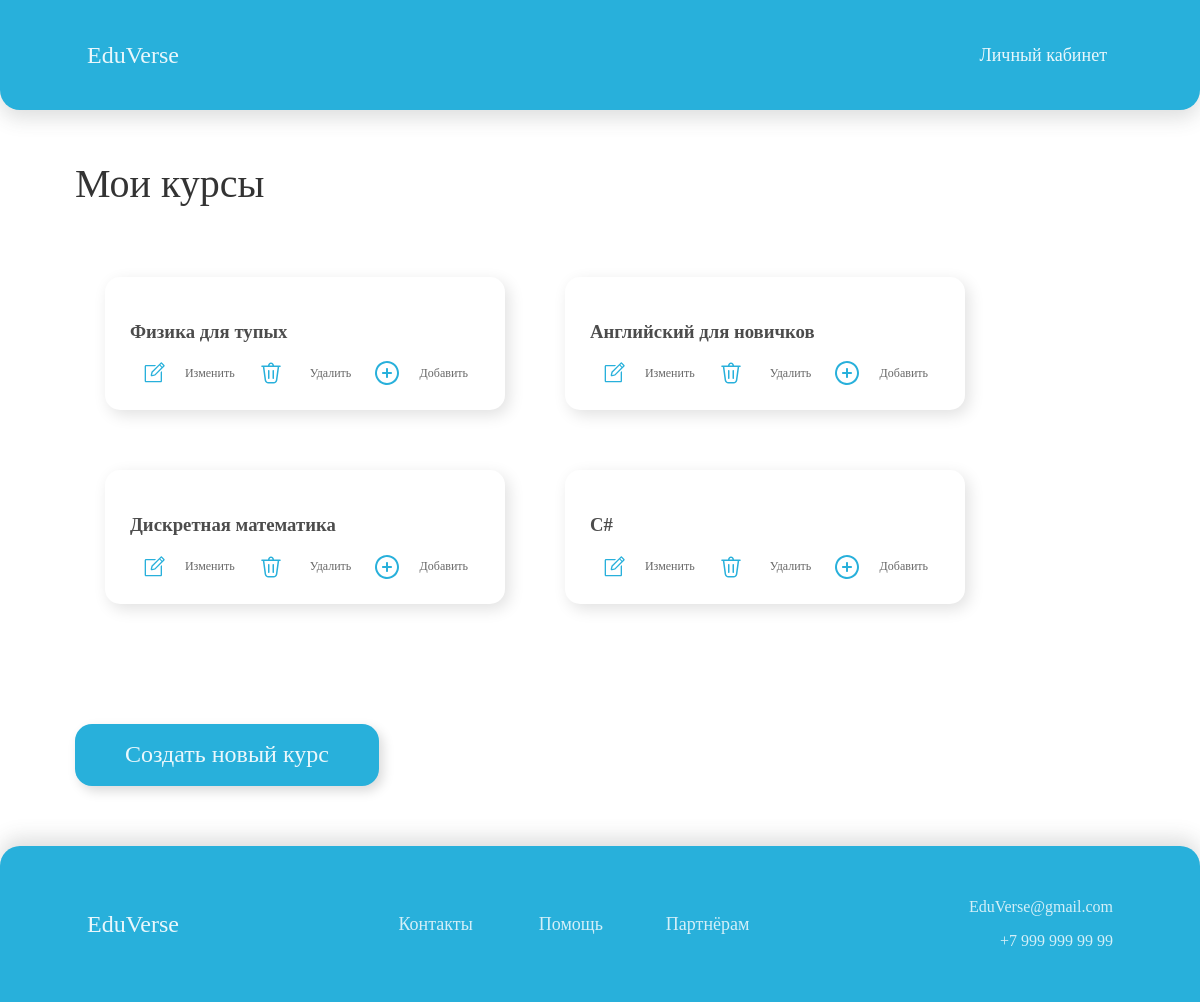
The app's page /course/mine/ (signed in), older data.
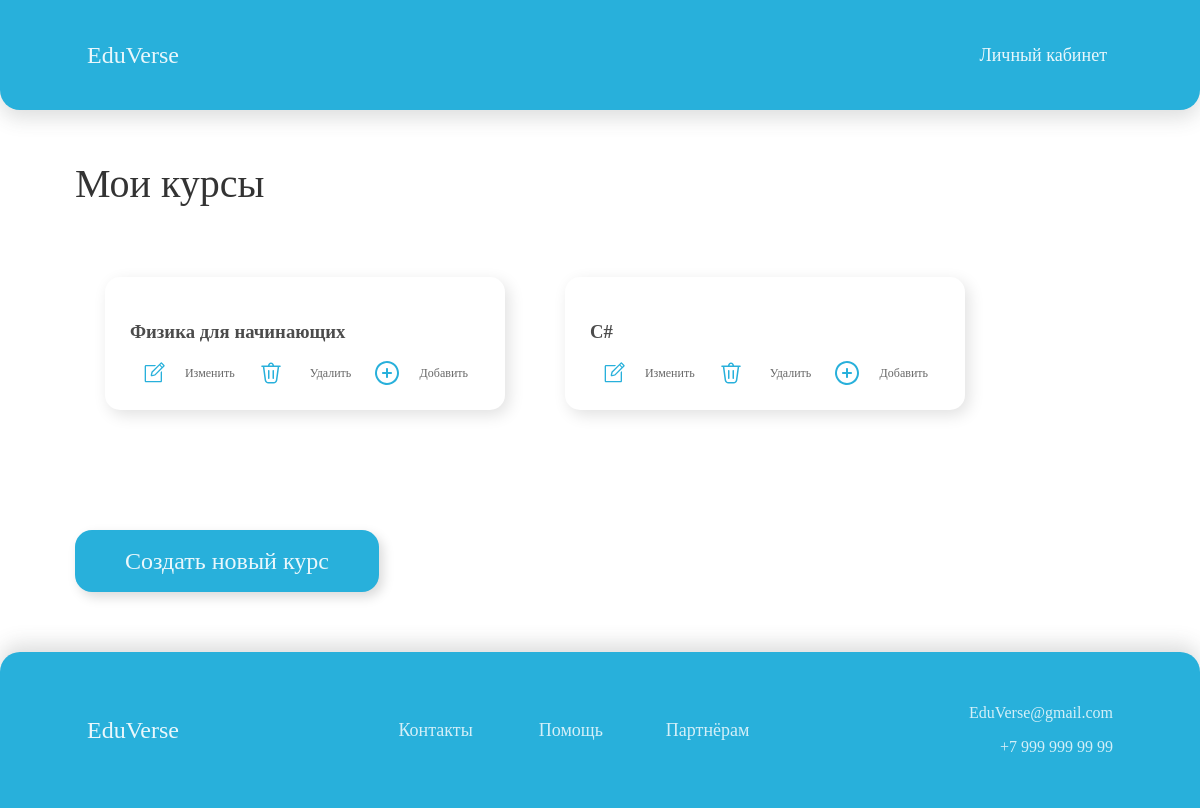
The same page, newer data.
### courses/models.py (models this page shows, shortened)
class Course(models.Model):
    owner = models.ForeignKey(User,
                              related_name='courses_created',
                              on_delete=models.CASCADE)
    subject = models.ForeignKey(Subject,
                                related_name='courses',
                                on_delete=models.CASCADE)
    title = models.CharField(max_length=200)
    slug = models.SlugField(max_length=200, unique=True)
    overview = models.TextField()
    created = models.DateTimeField(auto_now_add=True)
    students = models.ManyToManyField(User,
                                      related_name='courses_joined',
                                      blank=True)
    class Meta:
        ordering = ['-created']

### courses/views.py (the view)
class ManageCourseListView(OwnerCourseMixin, ListView):
    template_name = 'courses/manage/course/list.html'
    permission_required = 'courses.view_course'

### courses/views.py (called while the page is built)
    def get_queryset(self):
        qs = super().get_queryset()
        return qs.filter(owner=self.request.user)

### courses/templates/courses/manage/course/list.html (shortened to what this page needs)
{% extends "base.html" %}
{% block content %}
<div class="main_courses_div">
  <p class="h1" style="color: rgba(0,0,0,0.8);">Мои курсы</p>
<div class="all_courses">
    {% for course in object_list %}
      <div class="course">
      <div class="course-info">
        <h3 class="h2">{{ course.title }}</h3>
         <div class="courses_block">
           <a class="func_ref" href='{% url "course:course_edit" course.id %}'>
           Изменить
           </a>
           <a class="func_ref" href='{% url "course:course_delete" course.id %}'>
 Удалить</a>
           <a class="func_ref" href='{% url "course:course_module_update" course.id %}'>
 Добавить </a>
         </div>
      </div>
      </div>
    {% empty %}
      <p>Вы не создали ни одного курса</p>
    {% endfor %} </div>
     <button style="margin-top: 30px;margin-bottom: 60px;" class="standart_btn"> <a style="
    color: rgba(255, 255, 255, 0.90);
font-family: Gilroy;
font-size: 24px;
font-style: normal;
font-weight: 500;
line-height: normal;
" href='{% url "course:course_create" %}' class="button">Создать новый курс</a></button>
</div>
{% endblock %}

Row changes from the older to the newer data that the page shows:
removed Course: title "Физика для тупых"
removed Course: title "Английский для новичков"
removed Course: title "Дискретная математика"
added Course: title "Физика для начинающих"
